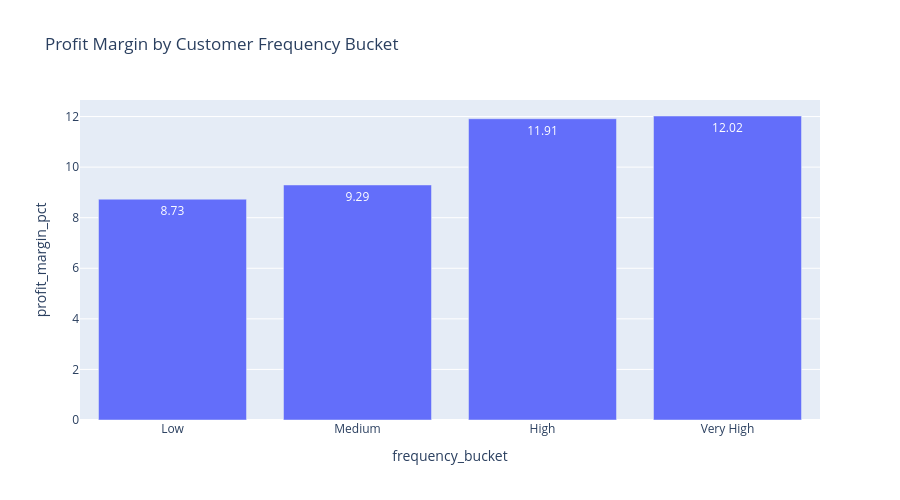

The notebook cell saved with this chart:
### Code cell
fig = px.bar(
    freq_bucket_summary,
    x="frequency_bucket",
    y="profit_margin_pct",
    title="Profit Margin by Customer Frequency Bucket",
    text_auto=".2f",
    width=900,
    height=500
)
fig.show()

### Figure 1 — Plotly figure (JSON) as saved in the notebook; plotly's stock layout.template omitted (floating-point values rounded to 4 significant figures)
{"data": [{"hovertemplate": "frequency_bucket=%{x}<br>profit_margin_pct=%{y}<extra></extra>", "legendgroup": "", "marker": {"color": "#636efa", "pattern": {"shape": ""}}, "name": "", "orientation": "v", "showlegend": false, "textposition": "auto", "texttemplate": "%{y:.2f}", "type": "bar", "x": ["Low", "Medium", "High", "Very High"], "xaxis": "x", "y": [8.731, 9.294, 11.91, 12.02], "yaxis": "y"}], "layout": {"barmode": "relative", "height": 500, "legend": {"tracegroupgap": 0}, "title": {"text": "Profit Margin by Customer Frequency Bucket"}, "width": 900, "xaxis": {"anchor": "y", "domain": [0, 1], "title": {"text": "frequency_bucket"}}, "yaxis": {"anchor": "x", "domain": [0, 1], "title": {"text": "profit_margin_pct"}}}}
